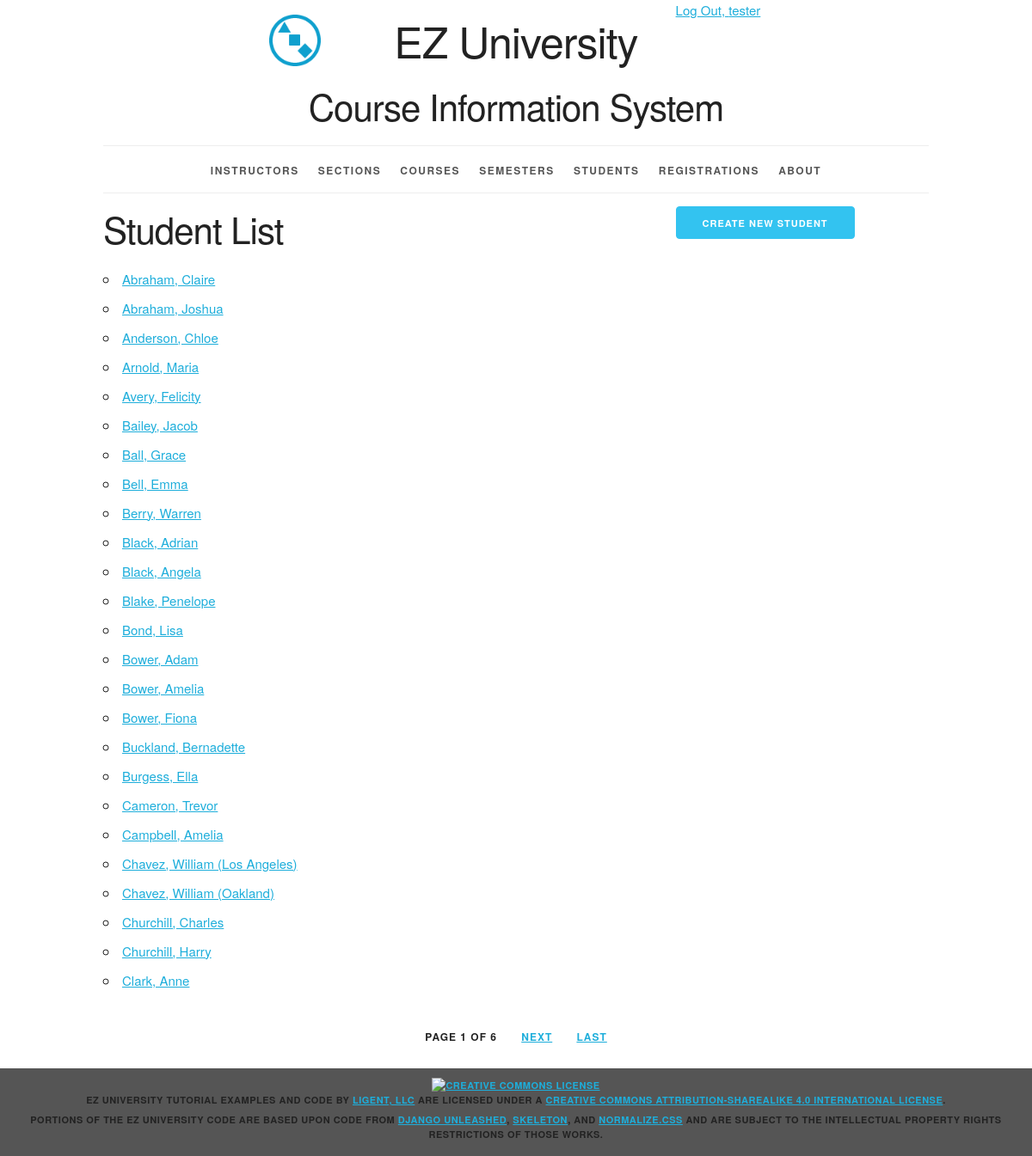
Screenshot of /student/ (signed in) with the database file from the repository.
### courseinfo/models.py (models this page shows, shortened)
class Student(models.Model):
    student_id = models.AutoField(primary_key=True)
    first_name = models.CharField(max_length=45)
    last_name = models.CharField(max_length=45)
    disambiguator = models.CharField(max_length=45, blank=True, default='')
    def __str__(self):
        result = ''
        if self.disambiguator == '':
            result = '%s, %s' % (self.last_name, self.first_name)
        else:
            result = '%s, %s (%s)' % (self.last_name, self.first_name, self.disambiguator)
        return result
    def get_absolute_url(self):
        return reverse('courseinfo_student_detail_urlpattern',
                       kwargs={'pk':self.pk}
                       )
    class Meta:
        ordering = ['last_name', 'first_name', 'disambiguator']
        constraints = [
            UniqueConstraint(fields=['last_name', 'first_name', 'disambiguator'],
                             name='unique_student')
        ]

### courseinfo/views.py (the view)
class StudentList(LoginRequiredMixin, PermissionRequiredMixin, PageLinksMixin, ListView):
    paginate_by = 25
    model = Student
    permission_required = 'courseinfo.view_student'

### courseinfo/utils.py (called while the page is built)
    def _page_urls(self, page_number):
        return "?{pkw}={n}".format(
            pkw=self.page_kwarg,
            n=page_number)

    def first_page(self, page):
        if page.number > 1:
            return self._page_urls(1)
        return None

    def previous_page(self, page):
        if (page.has_previous()
                and page.number > 2):
            return self._page_urls(
                page.previous_page_number())
        return None

    def next_page(self, page):
        last_page = page.paginator.num_pages
        if (page.has_next()
                and page.number < last_page - 1):
            return self._page_urls(
                page.next_page_number())
        return None

    def last_page(self, page):
        last_page = page.paginator.num_pages
        if page.number < last_page:
            return self._page_urls(last_page)
        return None

    def get_context_data(self, **kwargs):
        context = super().get_context_data(
            **kwargs)
        page = context.get('page_obj')
        if page is not None:
            context.update({
                'first_page_url':
                    self.first_page(page),
                'previous_page_url':
                    self.previous_page(page),
                'next_page_url':
                    self.next_page(page),
                'last_page_url':
                    self.last_page(page),
            })
        return context

### courseinfo/templates/courseinfo/student_list.html (shortened to what this page needs)
{% extends 'courseinfo/base.html' %}
{% block create_button %}
    {% if perms.courseinfo.add_student %}
    <a
        href="{% url 'courseinfo_student_create_urlpattern'  %}"
        class="button button-primary">
      Create New Student</a>
    {% endif %}
{% endblock %}
{% block org_content %}
  <h2>Student List</h2>
  <ul>
    {% for student in student_list %}
      <li>
        <a href="{{ student.get_absolute_url }}">
          {{ student }}</a>
      </li>
    {% empty %}
      <li><em>There are currently no students available.</em></li>
    {% endfor %}
  </ul>
{% endblock %}

### courseinfo/templates/courseinfo/base.html (shortened to what this page needs)
{% load static %}
<!DOCTYPE html>
<html lang="en">
<head>
    <link rel="stylesheet" type="text/css"
          href="{% static 'coursinfo/normalize.css' %}">
    <link rel="stylesheet" type="text/css"
          href="{% static 'courseinfo/skeleton.css' %}">
    <link rel="stylesheet" type="text/css"
          href="{% static 'courseinfo/style.css' %}">
</head>
<body>
<div class="container">
    <div class="status row">
        <div class="offset-by-eight four columns">
            <ul class="inline">
                {% if user.is_authenticated %}
                    <li><a href="{% url 'logout_urlpattern' %}">
                        Log Out, {{ user.get_username }}</a></li>
                {% else %}
                    <li><a href="{% url 'login_urlpattern' %}">
                        Log In</a></li>
                {% endif %}
            </ul>
        </div>
    </div>
    <header class="row">
        <div class="offset-by-one ten columns">
            <h1 class="logo">EZ University</h1>
            <h2>Course Information System</h2>
        </div>
    </header>
    <nav>
        <ul>
            {% if perms.courseinfo.view_instructor %}
                <li>
                    <a href="{% url 'courseinfo_instructor_list_urlpattern' %}">
                        Instructors</a></li>
            {% endif %}
            {% if perms.courseinfo.view_section %}
                <li>
                    <a href="{% url 'courseinfo_section_list_urlpattern' %}">
                        Sections</a></li>
            {% endif %}
            {% if perms.courseinfo.view_course %}
                <li>
                    <a href="{% url 'courseinfo_course_list_urlpattern' %}">
                        Courses</a></li>
            {% endif %}
            {% if perms.courseinfo.view_semester %}
                <li>
                    <a href="{% url 'courseinfo_semester_list_urlpattern' %}">
                        Semesters</a></li>
            {% endif %}
            {% if perms.courseinfo.view_student %}
                <li>
                    <a href="{% url 'courseinfo_student_list_urlpattern' %}">
                        Students</a></li>
            {% endif %}
            {% if perms.courseinfo.view_registration %}
                <li>
                    <a href="{% url 'courseinfo_registration_list_urlpattern' %}">
                        Registrations</a></li>
            {% endif %}
            <li>
                <a href="{% url 'about_urlpattern' %}">
                    About</a></li>
        </ul>
    </nav>
    <main>
        {% block content %}
            <div class="row">
                <section class="eight columns">
                    {% block org_content %}{% endblock %}
                </section>
                <section class="desktop four columns">
                    {% block create_button %}{% endblock %}
                </section>
            </div>
        {% endblock %}
    </main>
    {% if is_paginated %}
        <div class="row">
            <div class="twelve columns">
                <ul class="pagination">
                    <li>
                        Page {{ page_obj.number }}
                        of {{ paginator.num_pages }}
                    </li>
                    {% if next_page_url %}
                        <li>
                            <a href="{{ next_page_url }}">
                                Next</a>
                        </li>
                    {% endif %}
                    {% if last_page_url %}
                        <li>
                            <a href="{{ last_page_url }}">
                                Last</a>
                        </li>
                    {% endif %}
                </ul>
            </div>
        </div>
    {% endif %}
</div>
<footer>
    <p>
        <a rel="license" href="http://creativecommons.org/licenses/by-sa/4.0/">
            <img alt="Creative Commons License" style="border-width:0"
                 src="https://i.creativecommons.org/l/by-sa/4.0/88x31.png"/>
        </a><br/><span property="dct:title">EZ University Tutorial Examples and Code</span>
        by
        <a href="https://www.ligent.net" property="cc:attributionName"
           rel="cc:attributionURL">Ligent, LLC</a> are licensed under a
        <a rel="license" href="http://creativecommons.org/licenses/by-sa/4.0/">Creative Commons Attribution-ShareAlike
            4.0 International License</a>.
    </p>
    <p>Portions of the EZ University code are based upon code from
        <a href="https://django-unleashed.com">Django Unleashed</a>,
        <a href="http://getskeleton.com/">Skeleton</a>, and
        <a href="https://necolas.github.io/normalize.css/">Normalize.css</a> and
        are subject to the intellectual property rights restrictions of those works.
    </p>
</footer>
</body>
</html>

### courseinfo/static/courseinfo/skeleton.css (style rules this page uses)
.container { position: relative; width: 100%; max-width: 960px; margin: 0 auto; padding: 0 20px; box-sizing: border-box; }
.column, .columns { width: 100%; float: left; box-sizing: border-box; }
@media (min-width: 400px) { .container { width: 85%; padding: 0; } }
@media (min-width: 550px) { .container { width: 80%; } }
@media (min-width: 550px) { .column, .columns { margin-left: 4%; } }
@media (min-width: 550px) { .column:first-child, .columns:first-child { margin-left: 0; } }
@media (min-width: 550px) { .four.columns { width: 30.6666666667%; } }
@media (min-width: 550px) { .eight.columns { width: 65.3333333333%; } }
@media (min-width: 550px) { .ten.columns { width: 82.6666666667%; } }
@media (min-width: 550px) { .twelve.columns { width: 100%; margin-left: 0; } }
@media (min-width: 550px) { .offset-by-one.column, .offset-by-one.columns { margin-left: 8.66666666667%; } }
@media (min-width: 550px) { .offset-by-eight.column, .offset-by-eight.columns { margin-left: 69.3333333333%; } }
html { font-size: 62.5%; }
body { font-size: 1.5em; line-height: 1.6; font-weight: 400; font-family: "Raleway", "HelveticaNeue", "Helvetica Neue", Helvetica, Arial, sans-serif; color: #222; }
h1, h2, h3, h4, h5, h6 { margin-top: 0; margin-bottom: 2rem; font-weight: 300; }
h1 { font-size: 4.0rem; line-height: 1.2; letter-spacing: -.1rem; }
h2 { font-size: 3.6rem; line-height: 1.25; letter-spacing: -.1rem; }
@media (min-width: 550px) { h1 { font-size: 5.0rem; } }
@media (min-width: 550px) { h2 { font-size: 4.2rem; } }
p { margin-top: 0; }
a { color: #1EAEDB; }
.button, button, input[type="submit"], input[type="reset"], input[type="button"] { display: inline-block; height: 38px; padding: 0 30px; color: #555; text-align: center; font-size: 11px; font-weight: 600; line-height: 38px; letter-spacing: .1rem; text-transform: uppercase; text-decoration: none; white-space: nowrap; background-color: transparent; border-radius: 4px; border: 1px solid #bbb; cursor: pointer; box-sizing: border-box; }
.button.button-primary, button.button-primary, input[type="submit"].button-primary, input[type="reset"].button-primary, input[type="button"].button-primary { color: #FFF; background-color: #33C3F0; border-color: #33C3F0; }
ul { list-style: circle inside; }
ol, ul { padding-left: 0; margin-top: 0; }
li { margin-bottom: 1rem; }
button, .button { margin-bottom: 1rem; }
pre, blockquote, dl, figure, table, p, ul, ol, form { margin-bottom: 2.5rem; }
.container:after, .row:after, .u-cf { content: ""; display: table; clear: both; }

### courseinfo/static/courseinfo/style.css (style rules this page uses)
.desktop { display: none; }
@media (min-width: 550px) { .desktop { display: block; } }
html { height: 100%; background-color: #555; }
body { background-color: white; }
body>div>header { text-align: center;; }
header h1 { display: inline-block; font-weight: normal; font-style: normal; width: 100%; margin-top: 0; padding-top: 0; }
.logo { padding-top: 50px; background-image: url("/static/courseinfo/logo.png"); background-size: 50px; background-repeat: no-repeat; background-position: top; }
@media (min-width: 750px) { .logo { padding-top: 0; background-size: contain; background-position: 0% 0%; } }
@media (min-width: 1000px) { .logo { background-position: 10% 0%; } }
@media (min-width: 1200px) { .logo { background-position: 15% 0%; } }
nav { border-top: 1px solid #eee; width: 100%; border-bottom: 1px solid #eee; margin: 0 0 1em; padding: 0; }
nav ul { margin: 0; padding: 1em 0; list-style-type: none; text-align: center; }
nav ul li { display: inline; padding: 0; margin: 0 0.25em; font-weight: 600; text-transform: uppercase; text-align: center; font-size: 1rem; letter-spacing: .10rem; }
@media (min-width: 400px) { nav ul li { letter-spacing: .15rem; font-size: 1.2rem; margin: 0 0.5em; } }
@media (min-width: 550px) { nav ul li { margin: 0 0.75em; } }
nav ul li a { color: #555; text-decoration: none; background-color: transparent; cursor: pointer; }
.inline { list-style-type: none; padding: 0; margin: 0 0 -0.5em; }
.inline li { display: inline; }
.pagination li { display: inline-block; padding: 0; margin: 0 1em; font-weight: 600; text-transform: uppercase; font-size: 1.2rem; letter-spacing: .10rem; }
.pagination { margin: 0; padding: 1em 0; list-style-type: none; text-align: center; }
body>footer { width: 100%; background-color: #555; font-size: 1.1rem; letter-spacing: .05rem; font-weight: 600; text-transform: uppercase; text-align: center; padding: 1em 0; margin: 1em 0; }
body>footer p { margin-bottom: 0.5rem; }

### rows the page displays
Student: disambiguator+last_name+first_name "Abraham, Claire"
Student: disambiguator+last_name+first_name "Abraham, Joshua"
Student: disambiguator+last_name+first_name "Anderson, Chloe"
Student: disambiguator+last_name+first_name "Arnold, Maria"
Student: disambiguator+last_name+first_name "Avery, Felicity"
Student: disambiguator+last_name+first_name "Bailey, Jacob"
Student: disambiguator+last_name+first_name "Ball, Grace"
Student: disambiguator+last_name+first_name "Bell, Emma"
Student: disambiguator+last_name+first_name "Berry, Warren"
Student: disambiguator+last_name+first_name "Black, Adrian"
Student: disambiguator+last_name+first_name "Black, Angela"
Student: disambiguator+last_name+first_name "Blake, Penelope"
Student: disambiguator+last_name+first_name "Bond, Lisa"
Student: disambiguator+last_name+first_name "Bower, Adam"
Student: disambiguator+last_name+first_name "Bower, Amelia"
Student: disambiguator+last_name+first_name "Bower, Fiona"
Student: disambiguator+last_name+first_name "Buckland, Bernadette"
Student: disambiguator+last_name+first_name "Burgess, Ella"
Student: disambiguator+last_name+first_name "Cameron, Trevor"
Student: disambiguator+last_name+first_name "Campbell, Amelia"
Student: disambiguator+last_name+first_name "Chavez, William (Los Angeles)"
Student: disambiguator+last_name+first_name "Chavez, William (Oakland)"
Student: disambiguator+last_name+first_name "Churchill, Charles"
Student: disambiguator+last_name+first_name "Churchill, Harry"
Student: disambiguator+last_name+first_name "Clark, Anne"

### other values shown
{{ user.get_username }} "tester"
{{ page_obj.number }} "1"
{{ paginator.num_pages }} "6"
